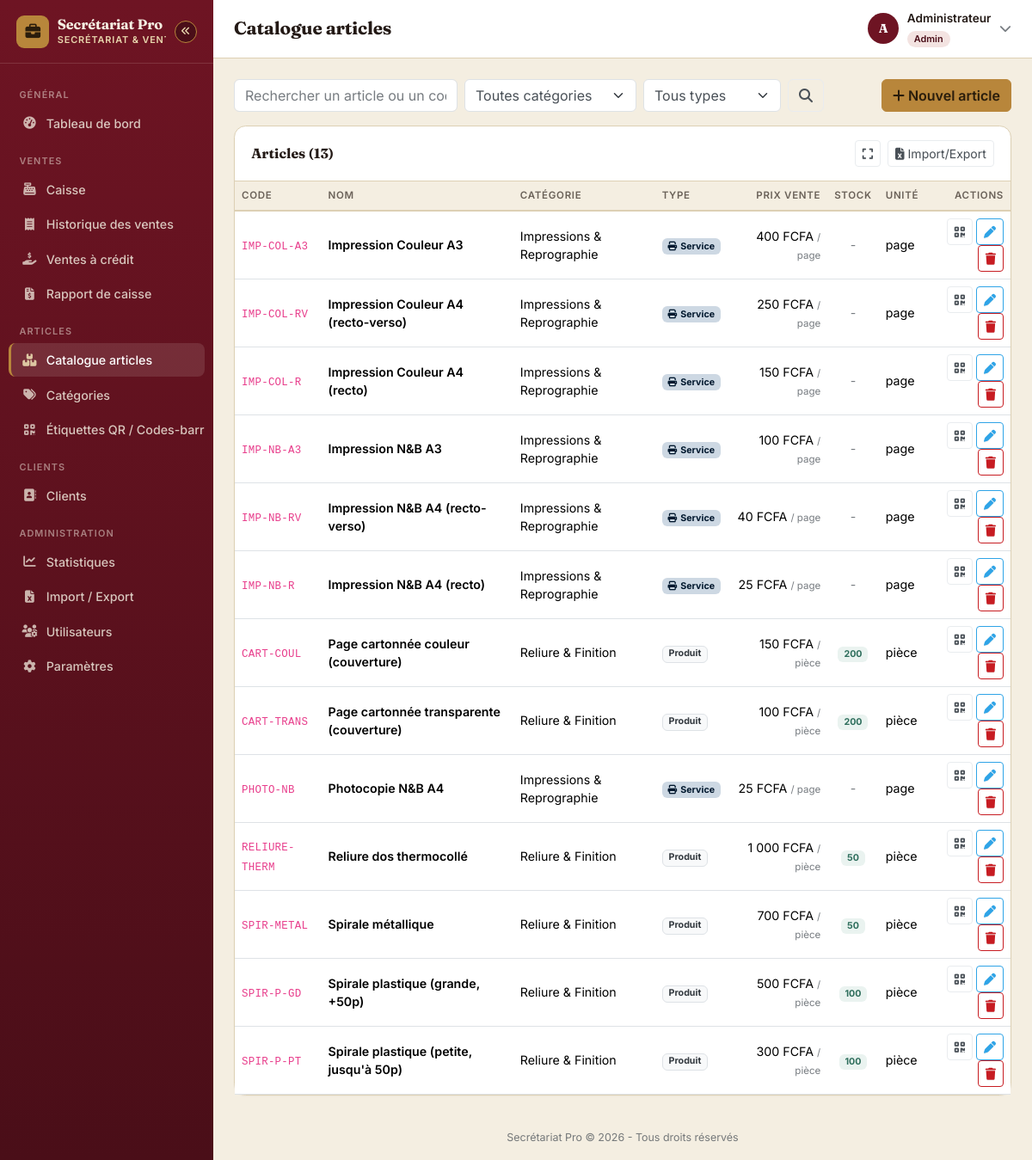
/articles/liste.php (signed in), run on the app's committed database.
### tables this page shows
CREATE TABLE articles (
    id INT AUTO_INCREMENT PRIMARY KEY,
    code VARCHAR(30) NOT NULL UNIQUE,
    nom VARCHAR(150) NOT NULL,
    description TEXT DEFAULT NULL,
    categorie_id INT DEFAULT NULL,
    type ENUM('produit','service') NOT NULL DEFAULT 'produit',
    prix_achat DECIMAL(12,2) NOT NULL DEFAULT 0,
    prix_vente DECIMAL(12,2) NOT NULL DEFAULT 0,
    stock INT NOT NULL DEFAULT 0,
    seuil_alerte INT NOT NULL DEFAULT 5,
    unite VARCHAR(20) NOT NULL DEFAULT 'pièce',
    image VARCHAR(255) DEFAULT NULL,
    actif TINYINT(1) NOT NULL DEFAULT 1,
    created_at DATETIME NOT NULL DEFAULT CURRENT_TIMESTAMP,
    updated_at DATETIME NOT NULL DEFAULT CURRENT_TIMESTAMP ON UPDATE CURRENT_TIMESTAMP,
    FOREIGN KEY (categorie_id) REFERENCES categories(id) ON DELETE SET NULL,
    INDEX idx_articles_code (code),
    INDEX idx_articles_nom (nom)
);

CREATE TABLE categories (
    id INT AUTO_INCREMENT PRIMARY KEY,
    nom VARCHAR(100) NOT NULL,
    description VARCHAR(255) DEFAULT NULL,
    created_at DATETIME NOT NULL DEFAULT CURRENT_TIMESTAMP
);

### includes/functions.php (called while the page is built, shortened)
<?php
function e(?string $value): string
{
    return htmlspecialchars($value ?? '', ENT_QUOTES, 'UTF-8');
}
function clean_input(?string $value): string
{
    return trim($value ?? '');
}
function fmt_money(float $amount): string
{
    return number_format($amount, 0, ',', ' ') . ' ' . get_param('devise', 'FCFA');
}
function get_param(string $cle, string $default = ''): string
{
    static $cache = null;
    if ($cache === null) {
        $cache = [];
        try {
            $pdo = Database::getConnection();
            $stmt = $pdo->query('SELECT cle, valeur FROM parametres');
            foreach ($stmt->fetchAll() as $row) {
                $cache[$row['cle']] = $row['valeur'];
            }
        } catch (Exception $e) {
            error_log('get_param: ' . $e->getMessage());
        }
    }
    return $cache[$cle] ?? $default;
}

### includes/auth.php (called while the page is built, shortened)
<?php
require_once __DIR__ . '/functions.php';
function has_role(...$roles): bool
{
    $roles = array_map('strval', is_array($roles[0] ?? null) ? $roles[0] : $roles);
    return isset($_SESSION['role']) && in_array($_SESSION['role'], $roles, true);
}

### articles/liste.php (the view, shortened to what this page needs)
<?php
require_once __DIR__ . '/../includes/auth.php';
$pdo = Database::getConnection();
$search = clean_input($_GET['q'] ?? '');
$sql = "SELECT a.*, c.nom AS categorie_nom FROM articles a
        LEFT JOIN categories c ON c.id = a.categorie_id WHERE 1=1";
$params = [];
$sql .= " ORDER BY a.nom ASC";
$stmt = $pdo->prepare($sql);
$stmt->execute($params);
$articles = $stmt->fetchAll();
include __DIR__ . '/../includes/header.php';
?>
<div class="d-flex justify-content-between align-items-center mb-3 no-print">
    <form class="d-flex gap-2 flex-wrap" method="get">
        <input type="text" name="q" class="form-control" placeholder="Rechercher un article ou un code..." value="<?= e($search) ?>" style="width:260px;">
        <select name="cat" class="form-select" style="width:200px;">
            <option value="0">Toutes catégories</option>
        </select>
        <select name="type" class="form-select" style="width:160px;">
            <option value="">Tous types</option>
        </select>
        <button class="btn btn-outline-secondary"><i class="fa-solid fa-magnifying-glass"></i></button>
    </form>
    <?php if (has_role('admin', 'secretaire')): ?>
    <a href="ajouter.php" class="btn btn-sp-amber"><i class="fa-solid fa-plus me-1"></i>Nouvel article</a>
    <?php endif; ?>
</div>
<div class="sp-card">
    <div class="sp-card-header">
        <h6>Articles (<?= count($articles) ?>)</h6>
        <div class="d-flex gap-2">
            <button class="btn btn-sm btn-outline-secondary" data-fullscreen-toggle="fs_articles" title="Plein écran"><i class="fa-solid fa-expand"></i></button>
            <a href="../import_export/index.php" class="btn btn-sm btn-outline-secondary"><i class="fa-solid fa-file-excel me-1"></i>Import/Export</a>
        </div>
    </div>
    <div class="sp-card-body p-0">
        <?php if (empty($articles)): ?>
            <div class="sp-empty-state"><i class="fa-solid fa-box-open"></i><p>Aucun article trouvé.</p></div>
        <?php else: ?>
        <div class="table-responsive">
        <table class="table table-sp mb-0">
            <thead><tr>
                <th>Code</th><th>Nom</th><th>Catégorie</th><th>Type</th><th class="text-end">Prix vente</th>
                <th class="text-center">Stock</th><th>Unité</th><th class="text-end no-print">Actions</th>
            </tr></thead>
            <tbody>
            <?php foreach ($articles as $a):
                $badgeClass = $a['stock'] == 0 ? 'badge-stock-out' : ($a['stock'] <= $a['seuil_alerte'] ? 'badge-stock-low' : 'badge-stock-ok');
            ?>
                <tr>
                    <td><code><?= e($a['code']) ?></code></td>
                    <td class="fw-semibold"><?= e($a['nom']) ?></td>
                    <td><?= e($a['categorie_nom'] ?? '-') ?></td>
                    <td><?= $a['type'] === 'service' ? '<span class="badge bg-info-subtle text-info-emphasis"><i class="fa-solid fa-print me-1"></i>Service</span>' : '<span class="badge bg-light text-dark border">Produit</span>' ?></td>
                    <td class="text-end"><?= fmt_money((float)$a['prix_vente']) ?> <span class="text-muted" style="font-size:.72rem;">/ <?= e($a['unite']) ?></span></td>
                    <td class="text-center">
                        <?php if ($a['type'] === 'service'): ?>
                            <span class="text-muted">-</span>
                        <?php else: ?>
                            <span class="badge <?= $badgeClass ?>"><?= (int)$a['stock'] ?></span>
                        <?php endif; ?>
                    </td>
                    <td><?= e($a['unite']) ?></td>
                    <td class="text-end no-print">
                        <a href="etiquettes.php?id=<?= $a['id'] ?>" class="btn btn-sm btn-outline-secondary" title="Étiquette"><i class="fa-solid fa-qrcode"></i></a>
                        <?php if (has_role('admin', 'secretaire')): ?>
                        <a href="modifier.php?id=<?= $a['id'] ?>" class="btn btn-sm btn-outline-primary" title="Modifier"><i class="fa-solid fa-pen"></i></a>
                        <?php endif; ?>
                        <?php if (has_role('admin')): ?>
                        <a href="supprimer.php?id=<?= $a['id'] ?>" class="btn btn-sm btn-outline-danger" title="Supprimer" data-confirm="Supprimer définitivement l'article « <?= e($a['nom']) ?> » ?"><i class="fa-solid fa-trash"></i></a>
                        <?php endif; ?>
                    </td>
                </tr>
            <?php endforeach; ?>
            </tbody>
        </table>
        </div>
        <?php endif; ?>
    </div>
</div>
<?php include __DIR__ . '/../includes/footer.php'; ?>

### assets/css/inter.css (style rules this page uses)
body { font-family: 'Inter', -apple-system, BlinkMacSystemFont, 'Segoe UI', sans-serif; }

### assets/css/app.css (style rules this page uses)
:root { --sp-navy: #6E1423; --sp-navy-dark: #4A0E18; --sp-navy-light: #8B2436; --sp-amber: #B8863B; --sp-amber-dark: #A3762F; --sp-amber-light: #E9D8AE; --sp-bg: #F4EEE1; --sp-card: #ffffff; --sp-border: #DDD0B4; --sp-text: #241A16; --sp-text-muted: #6B6259; --sp-success: #3F5A45; --sp-danger: #B3261E; --sp-warning: #C9992E; --sp-info: #4A6E82; --sp-radius: .85rem; --sp-sidebar-w: 248px; --sp-sidebar-w-collapsed: 76px; }
* { box-sizing:border-box; }
body { background:var(--sp-bg); color:var(--sp-text); min-height:100vh; }
a { text-decoration:none; color:var(--sp-navy); }
code { font-family: ui-monospace, SFMono-Regular, Menlo, Consolas, monospace; letter-spacing:.02em; }
.sp-card { background:var(--sp-card); border:1px solid var(--sp-border); border-radius:var(--sp-radius); box-shadow:0 1px 2px rgba(36,26,22,.04); }
.sp-card .sp-card-header { padding:1rem 1.2rem; border-bottom:1px solid var(--sp-border); display:flex; align-items:center; justify-content:space-between; }
.sp-card .sp-card-header h5,.sp-card .sp-card-header h6 { margin:0; font-weight:700; color:var(--sp-text); font-family:'Fraunces', serif; }
.sp-card .sp-card-body { padding:1.2rem; }
.btn-sp-amber { background:var(--sp-amber); border-color:var(--sp-amber); color:#2A1D0C; font-weight:600; }
.table-sp thead th { background:var(--sp-bg); color:var(--sp-text-muted); font-size:.72rem; text-transform:uppercase; letter-spacing:.06em; font-weight:600; border-bottom:2px solid var(--sp-border); white-space:nowrap; }
.table-sp td { vertical-align:middle; font-size:.89rem; }
.badge-stock-ok { background:#EAF3F0; color:#2E6E5C; }

### data on the page
articles: code "IMP-COL-A3", nom "Impression Couleur A3", categorie.nom "Impressions & Reprographie", type "service" (drawn), prix_vente "400 FCFA", unite "page"
articles: code "IMP-COL-RV", nom "Impression Couleur A4 (recto-verso)", categorie.nom "Impressions & Reprographie", type "service" (drawn), prix_vente "250 FCFA", unite "page"
articles: code "IMP-COL-R", nom "Impression Couleur A4 (recto)", categorie.nom "Impressions & Reprographie", type "service" (drawn), prix_vente "150 FCFA", unite "page"
articles: code "IMP-NB-A3", nom "Impression N&B A3", categorie.nom "Impressions & Reprographie", type "service" (drawn), prix_vente "100 FCFA", unite "page"
articles: code "IMP-NB-RV", nom "Impression N&B A4 (recto-verso)", categorie.nom "Impressions & Reprographie", type "service" (drawn), prix_vente "40 FCFA", unite "page"
articles: code "IMP-NB-R", nom "Impression N&B A4 (recto)", categorie.nom "Impressions & Reprographie", type "service" (drawn), prix_vente "25 FCFA", unite "page"
articles: code "CART-COUL", nom "Page cartonnée couleur (couverture)", categorie.nom "Reliure & Finition", type "Produit", prix_vente "150 FCFA", unite "pièce", stock "200"
articles: code "CART-TRANS", nom "Page cartonnée transparente (couverture)", categorie.nom "Reliure & Finition", type "Produit", prix_vente "100 FCFA", unite "pièce", stock "200"
articles: code "PHOTO-NB", nom "Photocopie N&B A4", categorie.nom "Impressions & Reprographie", type "service" (drawn), prix_vente "25 FCFA", unite "page"
articles: code "RELIURE-THERM", nom "Reliure dos thermocollé", categorie.nom "Reliure & Finition", type "Produit", prix_vente "1 000 FCFA", unite "pièce", stock "50"
articles: code "SPIR-METAL", nom "Spirale métallique", categorie.nom "Reliure & Finition", type "Produit", prix_vente "700 FCFA", unite "pièce", stock "50"
articles: code "SPIR-P-GD", nom "Spirale plastique (grande, +50p)", categorie.nom "Reliure & Finition", type "Produit", prix_vente "500 FCFA", unite "pièce", stock "100"
articles: code "SPIR-P-PT", nom "Spirale plastique (petite, jusqu'à 50p)", categorie.nom "Reliure & Finition", type "Produit", prix_vente "300 FCFA", unite "pièce", stock "100"

### other printed values
get_param('nom_entreprise', APP_NAME) "Secrétariat Pro"
$pageTitle "Catalogue articles"
mb_strtoupper(mb_substr($user['full_name'] ?? '?', 0, 1)) "A"
$user['full_name'] "Administrateur"
$user['role'] "Admin"
count($articles) "13"
